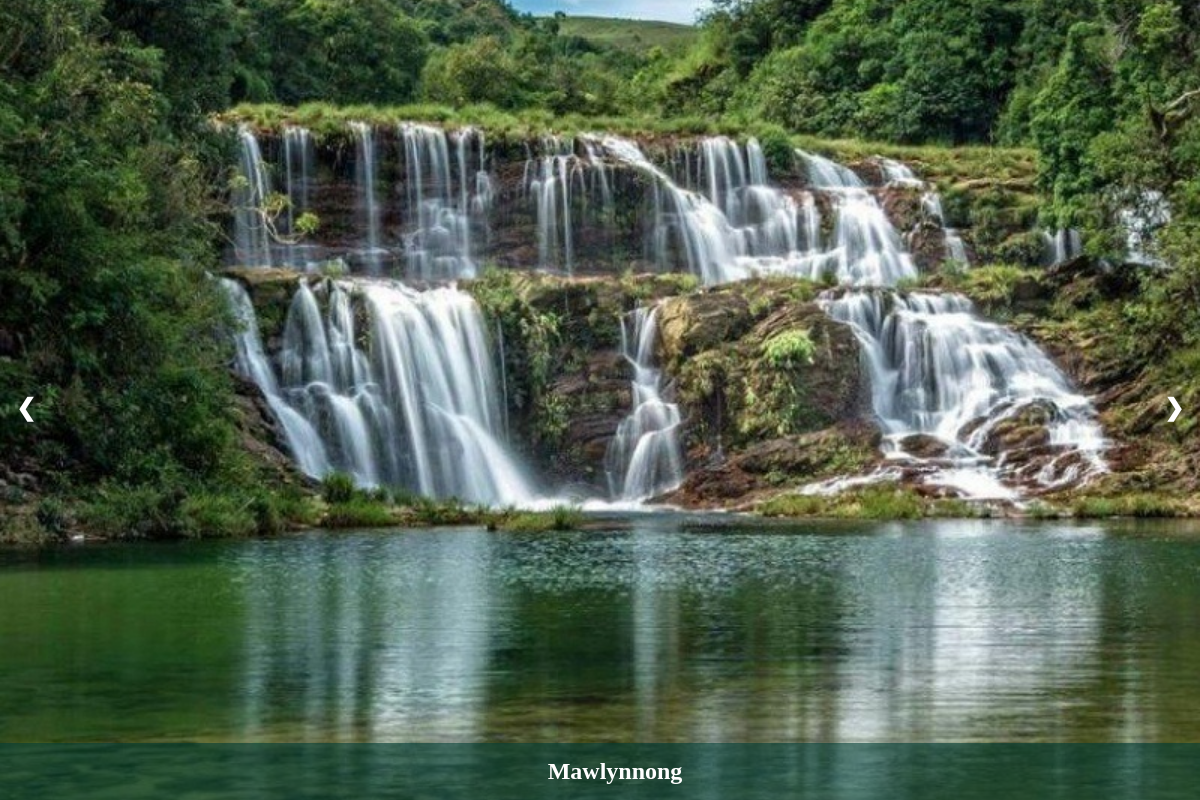
/stories/east/Meghalaya, run on the app's committed database.
### app/models.py (models this page shows, shortened)
class Place(models.Model):
    place_name = models.CharField(max_length=100)
    state = models.ForeignKey(State, related_name='places', on_delete=models.CASCADE)
    story = models.TextField()
    image1 = models.ImageField(upload_to='media/')
    image2 = models.ImageField(upload_to='media/')
    image3 = models.ImageField(upload_to='media/')

### app/views.py (the view)
# urls.py: path('stories/<str:direction>/<str:state>',views.hidden_gems,name='hidden_gems'),
def hidden_gems(request, direction, state):
    state_obj = get_object_or_404(State, state_name=state,direction=direction)
    hidden_places = state_obj.places.all()
    return render(request, 'J_K.html',{'state':state_obj, 'hidden_places':hidden_places,'direction':direction})

### app/templates/J_K.html (shortened to what this page needs)
<!DOCTYPE html>
<html lang="en">
  {% load static %}
  <head>
    <link
      rel="stylesheet"
      href="https://cdnjs.cloudflare.com/ajax/libs/font-awesome/6.4.0/css/all.min.css"
    />
    <link rel="stylesheet" href="{% static "css/J_K.css" %}">
  </head>
  <body>
      <div class="btn_one">
        <label for="check">
        </label>
      </div>
        <div class="slideshow-container">
            {% for place in hidden_places %}
                <div class="slide{% if forloop.first %} active{% endif %}">
                    <img src="/media/{{place.image1}}" alt="{{place.place_name}}">
                    <a href="{% url 'place' direction=direction state=place.state.state_name place=place.place_name %}"><div class="caption">{{place.place_name}}</div></a>
                </div>
            {% endfor %}
            <a class="prev" onclick="plusSlides(-1)">&#10094;</a>
            <a class="next" onclick="plusSlides(1)">&#10095;</a>
        </div>
</body>
</html>

### app/static/css/J_K.css (style rules this page uses)
body, html { font-family: 'Lora', serif; margin: 0; padding: 0; width: 100%; height: 100%; overflow-x: hidden; }
.slideshow-container { position: relative; width: 100%; height: 100vh; overflow: hidden; }
.slide { display: none; text-align: center; width: 100%; height: 100%; }
.slide img { width: 100%; height: 100%; object-fit: cover; }
.active { display: block; }
.caption { position: absolute; bottom: 0; width: 100%; padding: 15px; font-size: 24px; background-color: rgb(0, 61, 52,0.6); color: #fff; font-weight: 600; text-align: center; }
.prev, .next { cursor: pointer; position: absolute; top: 50%; width: auto; padding: 16px; margin-top: -22px; color: #fff; font-weight: bold; font-size: 24px; transition: 0.6s ease; border-radius: 0 3px 3px 0; user-select: none; }
.prev { left: 0; border-radius: 3px 0 0 3px; }
.next { right: 0; border-radius: 0 3px 3px 0; }
.btn_one { color: rgb(96, 2, 0); font-size: 30px; font-weight: 700; position: absolute; left: 16px; line-height: 60px; cursor: pointer; transition: all 0.3s linear; }
.sidebar_menu .menu i,a { text-decoration: none; color: rgb(0, 64, 124); font-size: 20px; }

### data on the page
Place: image1 (picture), place_name "Mawlynnong"
